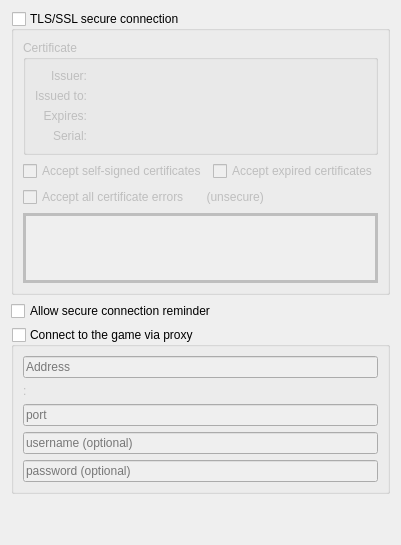
     <widget class="QWidget" name="tab_connection">
      <attribute name="title">
       <string>Connection</string>
      </attribute>
      <layout class="QVBoxLayout" name="verticalLayout_tab_connection">
       <item>
        <widget class="QGroupBox" name="groupBox_ssl">
         <property name="title">
          <string>TLS/SSL secure connection</string>
         </property>
         <property name="checkable">
          <bool>true</bool>
         </property>
         <property name="checked">
          <bool>false</bool>
         </property>
         <layout class="QGridLayout" name="gridLayout_groupBox_ssl">
          <item row="0" column="0" colspan="2">
           <widget class="QGroupBox" name="groupBox_ssl_certificate">
            <property name="sizePolicy">
             <sizepolicy hsizetype="Expanding" vsizetype="Preferred">
              <horstretch>0</horstretch>
              <verstretch>0</verstretch>
             </sizepolicy>
            </property>
            <property name="title">
             <string>Certificate</string>
            </property>
            <layout class="QGridLayout" name="gridLayout_groupBox_ssl_certificate" columnstretch="0,1">
             <item row="0" column="0">
              <widget class="QLabel" name="label">
               <property name="layoutDirection">
                <enum>Qt::LeftToRight</enum>
               </property>
               <property name="text">
                <string>Issuer:</string>
               </property>
               <property name="alignment">
                <set>Qt::AlignRight|Qt::AlignTrailing|Qt::AlignVCenter</set>
               </property>
              </widget>
             </item>
             <item row="0" column="1">
              <widget class="QLabel" name="ssl_issuer_label">
               <property name="text">
                <string/>
               </property>
              </widget>
             </item>
             <item row="1" column="0">
              <widget class="QLabel" name="label_2">
               <property name="text">
                <string>Issued to:</string>
               </property>
               <property name="alignment">
                <set>Qt::AlignRight|Qt::AlignTrailing|Qt::AlignVCenter</set>
               </property>
              </widget>
             </item>
             <item row="1" column="1">
              <widget class="QLabel" name="ssl_issued_label">
               <property name="text">
                <string/>
               </property>
              </widget>
             </item>
             <item row="2" column="0">
              <widget class="QLabel" name="label_3">
               <property name="text">
                <string>Expires:</string>
               </property>
               <property name="alignment">
                <set>Qt::AlignRight|Qt::AlignTrailing|Qt::AlignVCenter</set>
               </property>
              </widget>
             </item>
             <item row="2" column="1">
              <widget class="QLabel" name="ssl_expires_label">
               <property name="text">
                <string/>
               </property>
              </widget>
             </item>
             <item row="3" column="0">
              <widget class="QLabel" name="label_7">
               <property name="text">
                <string>Serial:</string>
               </property>
               <property name="alignment">
                <set>Qt::AlignRight|Qt::AlignTrailing|Qt::AlignVCenter</set>
               </property>
              </widget>
             </item>
             <item row="3" column="1">
              <widget class="QLabel" name="ssl_serial_label">
               <property name="text">
                <string/>
               </property>
              </widget>
             </item>
            </layout>
           </widget>
          </item>
          <item row="1" column="0">
           <widget class="QCheckBox" name="checkBox_self_signed">
            <property name="toolTip">
             <string extracomment="Accept secure certificates from the game even if they have expired. This presents a security risk"/>
            </property>
            <property name="text">
             <string>Accept self-signed certificates</string>
            </property>
           </widget>
          </item>
          <item row="1" column="1">
           <widget class="QCheckBox" name="checkBox_expired">
            <property name="toolTip">
             <string extracomment="Accept secure certificates from the game even if they have expired. This presents a security risk"/>
            </property>
            <property name="text">
             <string>Accept expired certificates</string>
            </property>
           </widget>
          </item>
          <item row="2" column="0" colspan="2">
           <widget class="QCheckBox" name="checkBox_ignore_all">
            <property name="toolTip">
             <string extracomment="Ignore all SSL/TLS errors - this negates the point of a secure connection, use carefully"/>
            </property>
            <property name="text">
             <string>Accept all certificate errors       (unsecure)</string>
            </property>
           </widget>
          </item>
          <item row="3" column="0" colspan="2">
           <widget class="QFrame" name="frame_notificationArea">
            <property name="sizePolicy">
             <sizepolicy hsizetype="Expanding" vsizetype="Fixed">
              <horstretch>0</horstretch>
              <verstretch>0</verstretch>
             </sizepolicy>
            </property>
            <property name="minimumSize">
             <size>
              <width>0</width>
              <height>70</height>
             </size>
            </property>
            <property name="maximumSize">
             <size>
              <width>16777215</width>
              <height>16777215</height>
             </size>
            </property>
            <property name="font">
             <font>
              <pointsize>16</pointsize>
              <stylestrategy>PreferAntialias</stylestrategy>
             </font>
            </property>
            <property name="cursor">
             <cursorShape>ArrowCursor</cursorShape>
            </property>
            <property name="autoFillBackground">
             <bool>true</bool>
            </property>
            <property name="frameShape">
             <enum>QFrame::Box</enum>
            </property>
            <property name="frameShadow">
             <enum>QFrame::Plain</enum>
            </property>
            <property name="lineWidth">
             <number>3</number>
            </property>
            <property name="midLineWidth">
             <number>3</number>
            </property>
            <layout class="QHBoxLayout" name="horizontalLayout_frame_notificationArea">
             <property name="spacing">
              <number>0</number>
             </property>
             <property name="leftMargin">
              <number>0</number>
             </property>
             <property name="topMargin">
              <number>0</number>
             </property>
             <property name="rightMargin">
              <number>0</number>
             </property>
             <property name="bottomMargin">
              <number>0</number>
             </property>
             <item>
              <widget class="QLabel" name="notificationAreaIconLabelWarning">
               <property name="sizePolicy">
                <sizepolicy hsizetype="Fixed" vsizetype="Fixed">
                 <horstretch>0</horstretch>
                 <verstretch>0</verstretch>
                </sizepolicy>
               </property>
               <property name="autoFillBackground">
                <bool>true</bool>
               </property>
               <property name="text">
                <string/>
               </property>
               <property name="pixmap">
                <pixmap resource="../mudlet.qrc">:/icons/dialog-warning.png</pixmap>
               </property>
               <property name="scaledContents">
                <bool>false</bool>
               </property>
               <property name="alignment">
                <set>Qt::AlignCenter</set>
               </property>
               <property name="wordWrap">
                <bool>true</bool>
               </property>
               <property name="margin">
                <number>5</number>
               </property>
               <property name="textInteractionFlags">
                <set>Qt::NoTextInteraction</set>
               </property>
              </widget>
             </item>
             <item>
              <widget class="QLabel" name="notificationAreaIconLabelError">
               <property name="sizePolicy">
                <sizepolicy hsizetype="Fixed" vsizetype="Fixed">
                 <horstretch>0</horstretch>
                 <verstretch>0</verstretch>
                </sizepolicy>
               </property>
               <property name="autoFillBackground">
                <bool>true</bool>
               </property>
               <property name="text">
                <string/>
               </property>
               <property name="pixmap">
                <pixmap resource="../mudlet.qrc">:/icons/dialog-error.png</pixmap>
               </property>
               <property name="scaledContents">
                <bool>false</bool>
               </property>
               <property name="alignment">
                <set>Qt::AlignCenter</set>
               </property>
               <property name="wordWrap">
                <bool>true</bool>
               </property>
               <property name="margin">
                <number>5</number>
               </property>
               <property name="textInteractionFlags">
                <set>Qt::NoTextInteraction</set>
               </property>
              </widget>
             </item>
             <item>
              <widget class="QLabel" name="notificationAreaIconLabelInformation">
               <property name="sizePolicy">
                <sizepolicy hsizetype="Fixed" vsizetype="Fixed">
                 <horstretch>0</horstretch>
                 <verstretch>0</verstretch>
                </sizepolicy>
               </property>
               <property name="autoFillBackground">
                <bool>true</bool>
               </property>
               <property name="text">
                <string/>
               </property>
               <property name="pixmap">
                <pixmap resource="../mudlet.qrc">:/icons/dialog-information.png</pixmap>
               </property>
               <property name="scaledContents">
                <bool>false</bool>
               </property>
               <property name="alignment">
                <set>Qt::AlignCenter</set>
               </property>
               <property name="wordWrap">
                <bool>true</bool>
               </property>
               <property name="margin">
                <number>5</number>
               </property>
               <property name="textInteractionFlags">
                <set>Qt::NoTextInteraction</set>
               </property>
              </widget>
             </item>
             <item>
              <widget class="QLabel" name="notificationAreaMessageBox">
               <property name="sizePolicy">
                <sizepolicy hsizetype="Expanding" vsizetype="Expanding">
                 <horstretch>0</horstretch>
                 <verstretch>0</verstretch>
                </sizepolicy>
               </property>
               <property name="font">
                <font>
                 <pointsize>8</pointsize>
                 <stylestrategy>PreferAntialias</stylestrategy>
                </font>
               </property>
               <property name="autoFillBackground">
                <bool>true</bool>
               </property>
               <property name="text">
                <string/>
               </property>
               <property name="scaledContents">
                <bool>true</bool>
               </property>
               <property name="alignment">
                <set>Qt::AlignLeading|Qt::AlignLeft|Qt::AlignVCenter</set>
               </property>
               <property name="wordWrap">
                <bool>true</bool>
               </property>
               <property name="margin">
                <number>5</number>
               </property>
               <property name="openExternalLinks">
                <bool>true</bool>
               </property>
              </widget>
             </item>
            </layout>
           </widget>
          </item>
         </layout>
        </widget>
       </item>
       <item>
        <widget class="QCheckBox" name="checkBox_askTlsAvailable">
         <property name="toolTip">
          <string>&lt;p&gt;To encourage enhanced data transfer protection and privacy, be prompted for a choice to switch to an encrypted port when advertised via Mud Server Status Protocol (MSSP).&lt;/p&gt;</string>
         </property>
         <property name="text">
          <string>Allow secure connection reminder</string>
         </property>
         <property name="checkable">
          <bool>true</bool>
         </property>
         <property name="checked">
          <bool>false</bool>
         </property>
        </widget>
       </item>
       <item>
        <widget class="QGroupBox" name="groupBox_proxy">
         <property name="title">
          <string>Connect to the game via proxy</string>
         </property>
         <property name="checkable">
          <bool>true</bool>
         </property>
         <property name="checked">
          <bool>false</bool>
         </property>
         <layout class="QVBoxLayout" name="vBoxLayout_groupBox_proxy">
          <item>
           <widget class="QLineEdit" name="lineEdit_proxyAddress">
            <property name="text">
             <string/>
            </property>
            <property name="placeholderText">
             <string>Address</string>
            </property>
            <property name="clearButtonEnabled">
             <bool>true</bool>
            </property>
           </widget>
          </item>
          <item>
           <widget class="QLabel" name="label_5">
            <property name="text">
             <string notr="true">:</string>
            </property>
           </widget>
          </item>
          <item>
           <widget class="QLineEdit" name="lineEdit_proxyPort">
            <property name="inputMask">
             <string notr="true">00009</string>
            </property>
            <property name="placeholderText">
             <string>port</string>
            </property>
            <property name="clearButtonEnabled">
             <bool>true</bool>
            </property>
           </widget>
          </item>
          <item>
           <widget class="QLineEdit" name="lineEdit_proxyUsername">
            <property name="toolTip">
             <string>Username for logging into the proxy if required</string>
            </property>
            <property name="text">
             <string/>
            </property>
            <property name="placeholderText">
             <string>username (optional)</string>
            </property>
            <property name="clearButtonEnabled">
             <bool>true</bool>
            </property>
           </widget>
          </item>
          <item>
           <widget class="QLineEdit" name="lineEdit_proxyPassword">
            <property name="toolTip">
             <string>Password for logging into the proxy if required</string>
            </property>
            <property name="echoMode">
             <enum>QLineEdit::Password</enum>
            </property>
            <property name="placeholderText">
             <string>password (optional)</string>
            </property>
           </widget>
          </item>
         </layout>
        </widget>
       </item>
       <item>
        <spacer name="verticalSpacer_chat">
         <property name="orientation">
          <enum>Qt::Vertical</enum>
         </property>
         <property name="sizeType">
          <enum>QSizePolicy::Expanding</enum>
         </property>
         <property name="sizeHint" stdset="0">
          <size>
           <width>20</width>
           <height>40</height>
          </size>
         </property>
        </spacer>
       </item>
      </layout>
     </widget>
